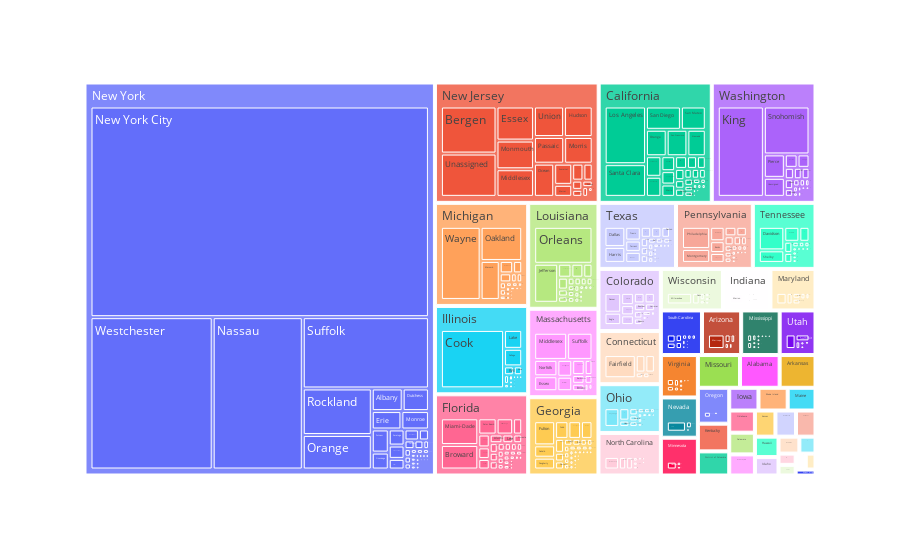

Notebook cell for this chart:
### Code cell
import plotly.express as px
fig = px.treemap(df1, path=['State', 'County'], values='Confirmed')
fig.show()

### Figure 1 — Plotly figure (JSON) as saved in the notebook; plotly's stock layout.template omitted (floating-point values rounded to 4 significant figures; data arrays with more than 128 entries replaced by an {"elided": "..."} marker saying what was removed)
{"data": [{"branchvalues": "total", "domain": {"x": [0, 1], "y": [0, 1]}, "hoverlabel": {"namelength": 0}, "hovertemplate": "labels=%{label}<br>Confirmed=%{value}<br>parent=%{parent}<br>id=%{id}", "ids": {"elided": "1430 str values"}, "labels": {"elided": "1430 str values"}, "name": "", "parents": {"elided": "1430 str values"}, "type": "treemap", "values": {"elided": "1430 int values"}}], "layout": {"autosize": true, "legend": {"tracegroupgap": 0}, "margin": {"t": 60}}}
